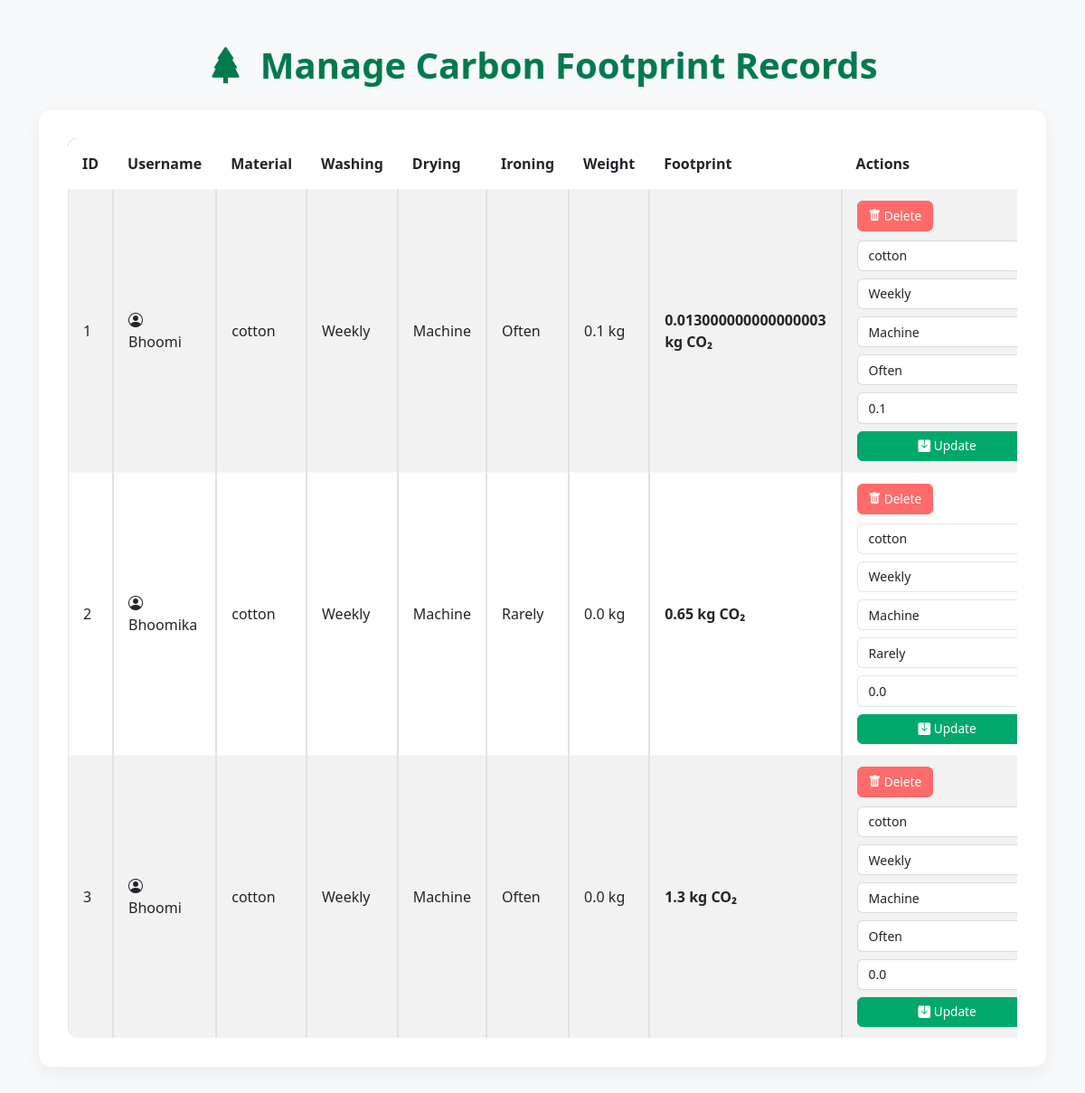
Before: /admin/carbon-footprint (signed in) with the older database file.
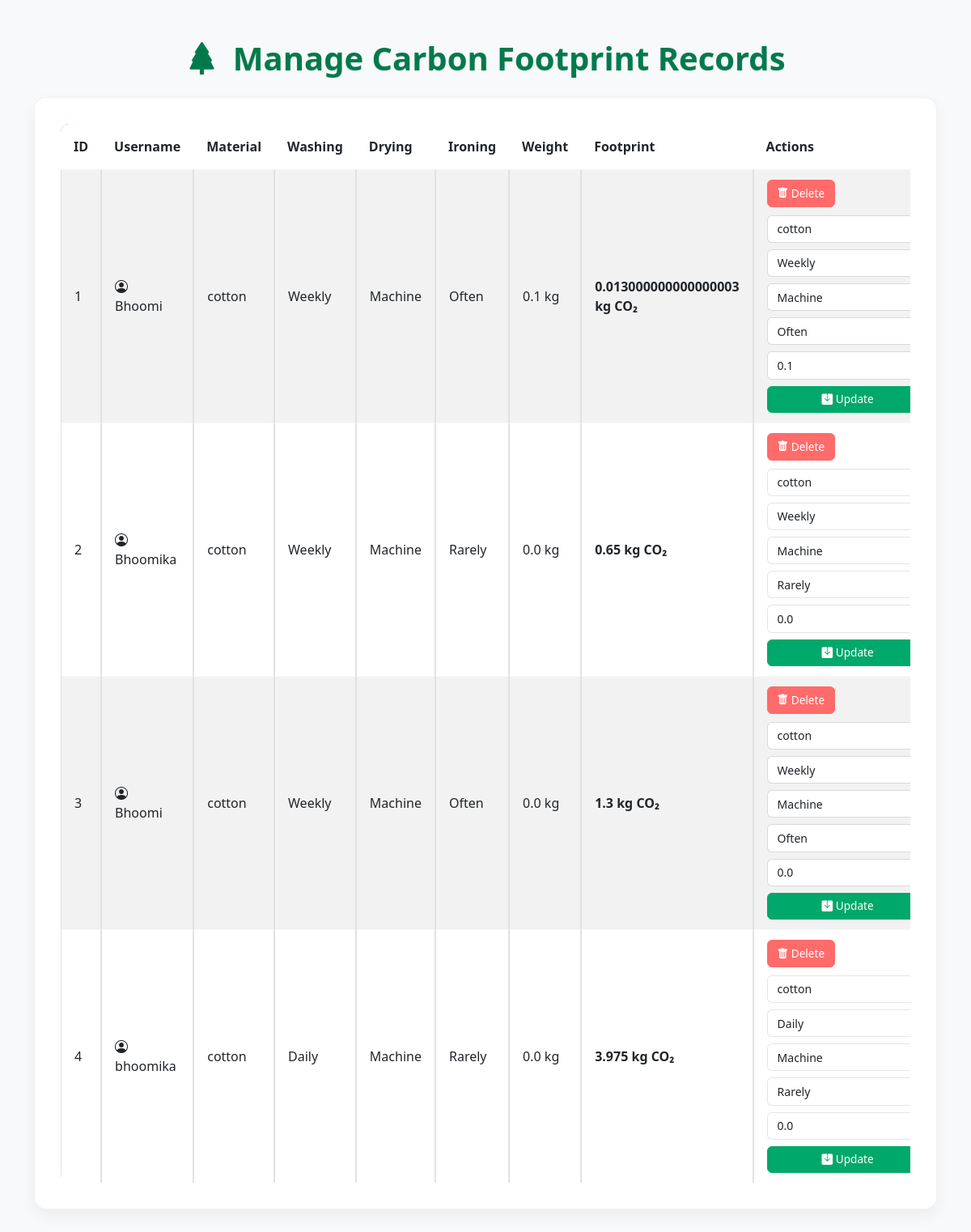
After: the same page with the newer database file.
### tables this page shows
CREATE TABLE carbon_footprint (
                id INTEGER PRIMARY KEY AUTOINCREMENT,
                username TEXT NOT NULL,
                date TIMESTAMP DEFAULT CURRENT_TIMESTAMP,
                material TEXT,
                washing_frequency TEXT,
                drying_method TEXT,
                ironing_frequency TEXT,
                weight REAL,
                footprint REAL,
                is_wearing_today INTEGER DEFAULT 0,

                FOREIGN KEY (username) REFERENCES users (username)
            );

### app.py (the view)
@app.route('/admin/carbon-footprint', methods=['GET'])
def manage_carbon_footprint():
    if 'admin' not in session:
        return redirect(url_for('admin_login_page'))
    conn = get_db_connection()
    cursor = conn.cursor()
    cursor.execute("SELECT * FROM carbon_footprint")
    records = cursor.fetchall()
    conn.close()
    return render_template('manage_carbon_footprint.html', records=records)

### app.py (called while the page is built, shortened)
def get_db_connection():
    db_path = 'carbon_footprint_db.db'
    conn = sqlite3.connect(db_path)
    conn.row_factory = sqlite3.Row  # Enables column access by name
    return conn

### templates/manage_carbon_footprint.html (shortened to what this page needs)
<!DOCTYPE html>
<html lang="en">
<head>
  <link href="https://cdn.jsdelivr.net/npm/bootstrap@5.3.0/dist/css/bootstrap.min.css" rel="stylesheet"/>
  <link rel="stylesheet" href="https://cdn.jsdelivr.net/npm/bootstrap-icons@1.10.0/font/bootstrap-icons.css">
</head>
<body>
  <div class="container py-5">
    <h1 class="text-center mb-4">
      <i class="bi bi-tree-fill me-2"></i>
      Manage Carbon Footprint Records
    </h1>
    <div class="table-wrapper">
      <div class="table-responsive">
        <table class="table table-striped table-bordered align-middle">
          <thead>
            <tr>
              <th>ID</th>
              <th>Username</th>
              <th>Material</th>
              <th>Washing</th>
              <th>Drying</th>
              <th>Ironing</th>
              <th>Weight</th>
              <th>Footprint</th>
              <th>Actions</th>
            </tr>
          </thead>
          <tbody>
            {% for record in records %}
            <tr>
              <td>{{ record['id'] }}</td>
              <td>
                <i class="bi bi-person-circle me-1"></i>
                {{ record['username'] }}
              </td>
              <td>
                {{ record['material'] }}
            </td>
              <td>{{ record['washing_frequency'] }}</td>
              <td>{{ record['drying_method'] }}</td>
              <td>{{ record['ironing_frequency'] }}</td>
              <td>{{ record['weight'] }} kg</td>
              <td class="footprint-value">{{ record['footprint'] }} kg CO₂</td>
              <td>
                <div class="record-actions">
                  <form action="/admin/carbon-footprint/delete/{{ record['id'] }}" method="POST" class="d-inline">
                    <button type="submit" class="btn btn-danger btn-sm">
                      <i class="bi bi-trash-fill"></i> Delete
                    </button>
                  </form>
                  <form action="/admin/carbon-footprint/update/{{ record['id'] }}" method="POST" class="form-inline-group">
                    <input type="text" name="material" value="{{ record['material'] }}" class="form-control form-control-sm" placeholder="Material" required>
                    <input type="text" name="washing_frequency" value="{{ record['washing_frequency'] }}" class="form-control form-control-sm" placeholder="Washing Frequency" required>
                    <input type="text" name="drying_method" value="{{ record['drying_method'] }}" class="form-control form-control-sm" placeholder="Drying Method" required>
                    <input type="text" name="ironing_frequency" value="{{ record['ironing_frequency'] }}" class="form-control form-control-sm" placeholder="Ironing Frequency" required>
                    <input type="number" name="weight" value="{{ record['weight'] }}" step="0.01" class="form-control form-control-sm" placeholder="Weight" required>
                    <button type="submit" class="btn btn-primary btn-sm">
                      <i class="bi bi-save-fill"></i> Update
                    </button>
                  </form>
                </div>
              </td>
            </tr>
            {% endfor %}
          </tbody>
        </table>
      </div>
    </div>
  </div>
</body>
</html>

Changed rows visible on the page:
added carbon_footprint: id "4", username "bhoomika", material "cotton", washing_frequency "Daily", drying_method "Machine", ironing_frequency "Rarely", weight "0.0", footprint "3.975"
